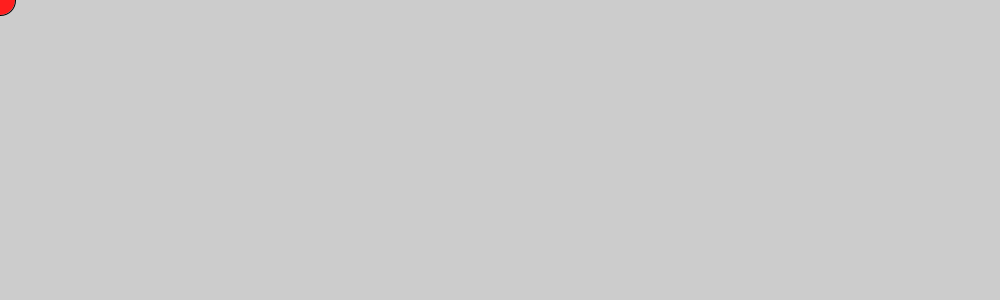
Frame 1 (no input)
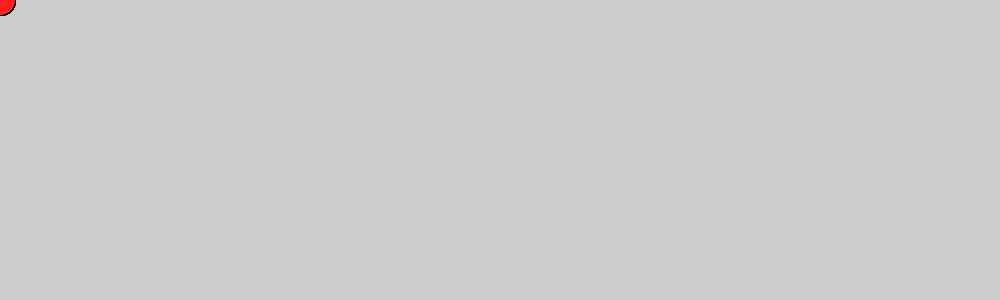
Frame 60 (the mouse pressed at the canvas centre just before this capture)
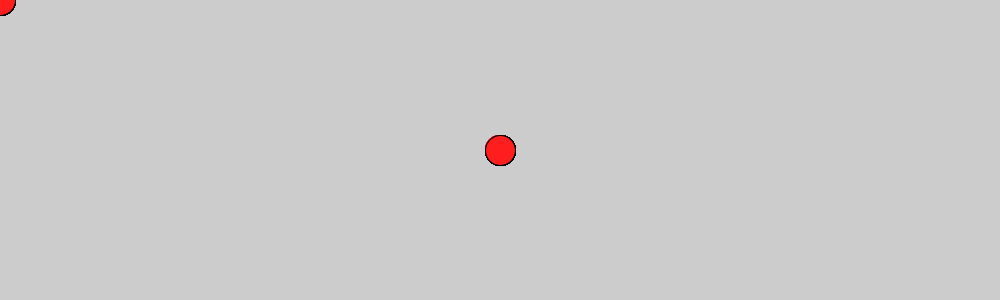
Frame 120 (the mouse held since frame 60 and released just before this capture)

The Processing sketch that drew these frames (run headless with seeded random() and noise(); from frame 60 on, the mouse is pressed at the canvas centre):

// Processing sketch: processing_106401
// ── processing_106401.pde

void setup()    // setup runs at the beginning one time
{
    size(1000,300);
}

void draw()    //loop
{
    fill(255,30,30);
    ellipse(mouseX,mouseY,30,30);
    
    println(mouseY);
}
